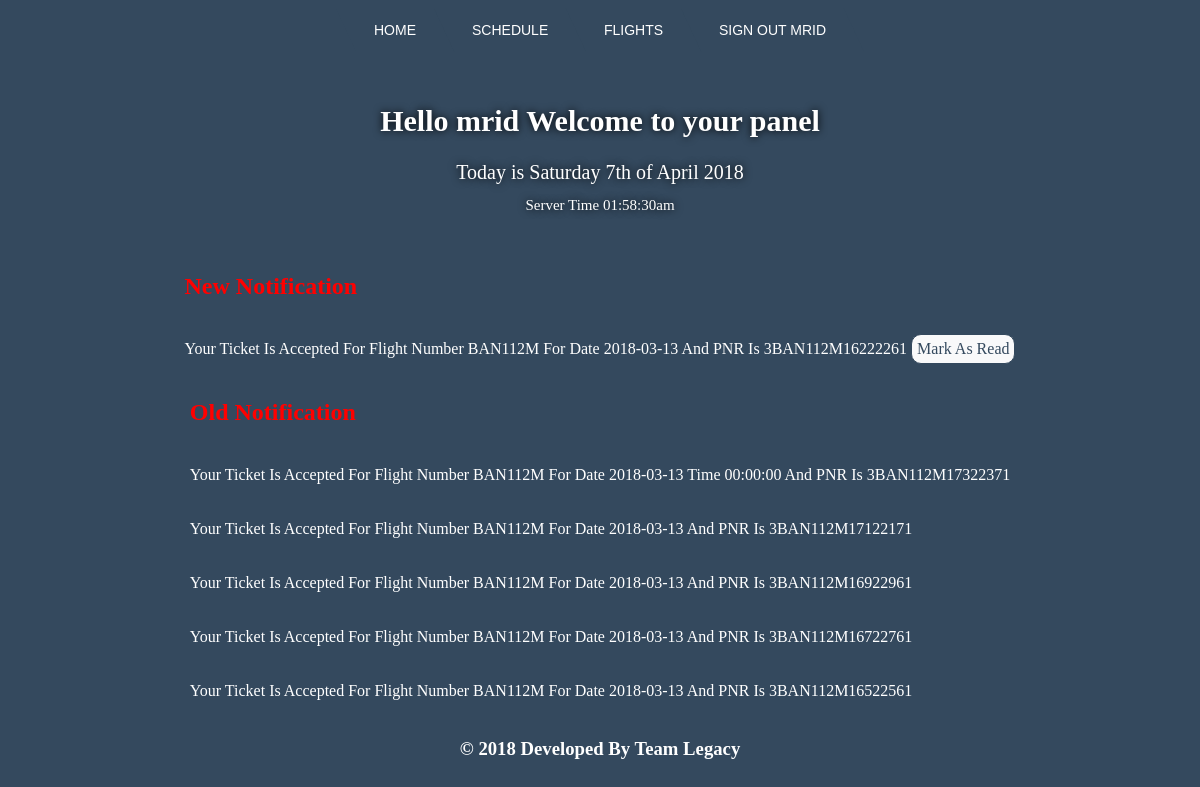
The app's page /user.php (signed in) with its own data.
### tables this page shows
CREATE TABLE `notification` (
  `id` int(11) NOT NULL,
  `user` varchar(255) NOT NULL,
  `sms` varchar(500) NOT NULL,
  `adminPriority` tinyint(1) NOT NULL,
  `userPriority` tinyint(1) NOT NULL
);

### user.php (the view, shortened to what this page needs)
<?php include 'header/userheader.php';?>
<!DOCTYPE html>
<html>
<head>
	<link rel="stylesheet" type="text/css" href="./css/headercss.css">
	<link rel="stylesheet" type="text/css" href="scss/letter.css">
</head>
<body style="background-color: #34495e;">
<center><table>
  <tr>
    <td>
      <h3 class="wlcmAdmin">Hello <?php date_default_timezone_set('Asia/Dhaka'); echo $_SESSION['username'];?> Welcome to your panel</h3><br>
      <p class="wlcmdate datemar">Today is <?php echo date("l jS \of F Y")?></p><br>
      <p class="wlcmtime datemar">Server Time <?php echo date("h:i:sa"); ?></p><br>
    </td>
  </tr>
</table>
<table>
  <tr>
    <td "><h2 style="color: Red">New Notification</h2></td>
  </tr>
  <?php
    $user = $_SESSION['username'];
      $sql="SELECT * FROM `notification` where `user` = '$user' AND `userPriority` = '0'";
      $result=  mysqli_query($conn, $sql);
      if(mysqli_num_rows($result)){
                        while ($row=mysqli_fetch_assoc($result)){
    ?>
  <tr>
    <td>
      <p style="color: white"><?php echo $row['sms'];?></p>
    </td>
    <td>
      <a class="nnn" href="markRead.php?id=<?php echo $row['id']?>">Mark As Read</a>
    </td>
  </tr>
  <?php }}?>
  </table>
  <table>
    <tr>
    <td "><h2 style="color: Red">Old Notification</h2></td>
  </tr>
  <?php
    $user = $_SESSION['username'];
      $sql="SELECT * FROM `notification` where `user` = '$user' AND `userPriority` = '1'";
      $result=  mysqli_query($conn, $sql);
      if(mysqli_num_rows($result)){
                        while ($row=mysqli_fetch_assoc($result)){
    ?>
  <tr style="">
    <td>
      <p style="color: white"><?php echo $row['sms'];?></p>
    </td>
  </tr>
  <?php }}?>
</table></center>
</body>
<?php include 'footer.php'; ?>
</html>

### user.php (style rules this page uses)
.wlcmAdmin { color: white; font-size: 30px; text-align: center; text-shadow: 0 0 8px black; }
.datemar { margin-top: -25px; }
.wlcmdate { color: white; font-size: 20px; text-align: center; text-shadow: 0 0 8px black; }
.wlcmtime { color: white; font-size: 15px; text-align: center; text-shadow: 0 0 8px black; }
.nnn { display: block; color: #34495e; text-align: center; padding: 5px 5px; text-decoration: none; background-color: #F9F9FA; border: 1px solid; border-radius: 10px; }

### records on screen
notification: sms "Your Ticket Is Accepted For Flight Number BAN112M For Date 2018-03-13 And PNR Is 3BAN112M16222261"
notification: sms "Your Ticket Is Accepted For Flight Number BAN112M For Date 2018-03-13 Time 00:00:00 And PNR Is 3BAN112M17322371"
notification: sms "Your Ticket Is Accepted For Flight Number BAN112M For Date 2018-03-13 And PNR Is 3BAN112M17122171"
notification: sms "Your Ticket Is Accepted For Flight Number BAN112M For Date 2018-03-13 And PNR Is 3BAN112M16922961"
notification: sms "Your Ticket Is Accepted For Flight Number BAN112M For Date 2018-03-13 And PNR Is 3BAN112M16722761"
notification: sms "Your Ticket Is Accepted For Flight Number BAN112M For Date 2018-03-13 And PNR Is 3BAN112M16522561"

### other values on screen
$_SESSION['username'] "MRID"
$_SESSION['username'] "mrid"
